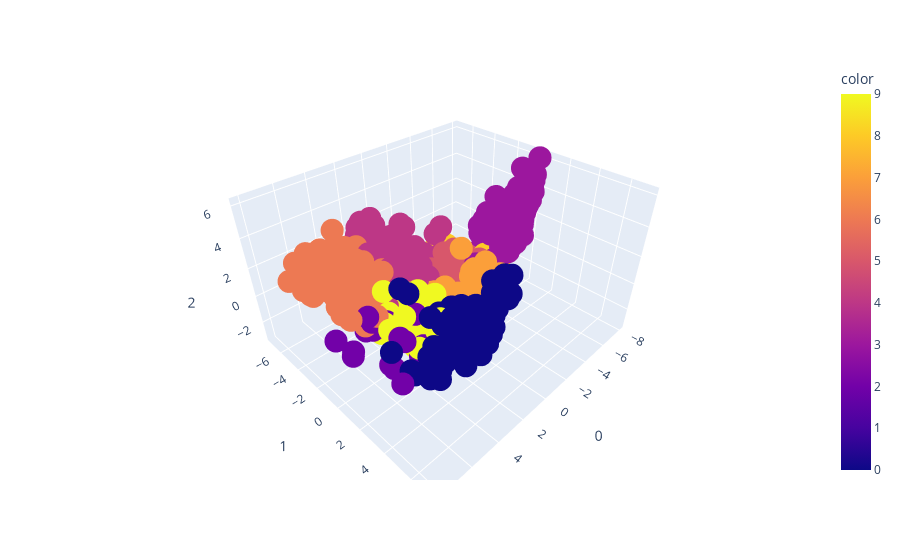

Here is the notebook cell this chart was saved with:
### Code cell
fig = px.scatter_3d(X_proj,
                   x = 0,
                   y = 1,
                   z = 2,
                   color = labels)

fig.show()

### Figure 1 — Plotly figure (JSON) as saved in the notebook; plotly's stock layout.template omitted (floating-point values rounded to 4 significant figures; data arrays with more than 128 entries replaced by an {"elided": "..."} marker saying what was removed)
{"data": [{"hovertemplate": "0=%{x}<br>1=%{y}<br>2=%{z}<br>color=%{marker.color}<extra></extra>", "legendgroup": "", "marker": {"color": {"elided": "1888 int values"}, "coloraxis": "coloraxis", "symbol": "circle"}, "mode": "markers", "name": "", "scene": "scene", "showlegend": false, "type": "scatter3d", "x": {"elided": "1888 float values"}, "y": {"elided": "1888 float values"}, "z": {"elided": "1888 float values"}}], "layout": {"coloraxis": {"colorbar": {"title": {"text": "color"}}, "colorscale": [[0, "#0d0887"], [0.1111, "#46039f"], [0.2222, "#7201a8"], [0.3333, "#9c179e"], [0.4444, "#bd3786"], [0.5556, "#d8576b"], [0.6667, "#ed7953"], [0.7778, "#fb9f3a"], [0.8889, "#fdca26"], [1, "#f0f921"]]}, "legend": {"tracegroupgap": 0}, "margin": {"t": 60}, "scene": {"domain": {"x": [0, 1], "y": [0, 1]}, "xaxis": {"title": {"text": "0"}}, "yaxis": {"title": {"text": "1"}}, "zaxis": {"title": {"text": "2"}}}}}
